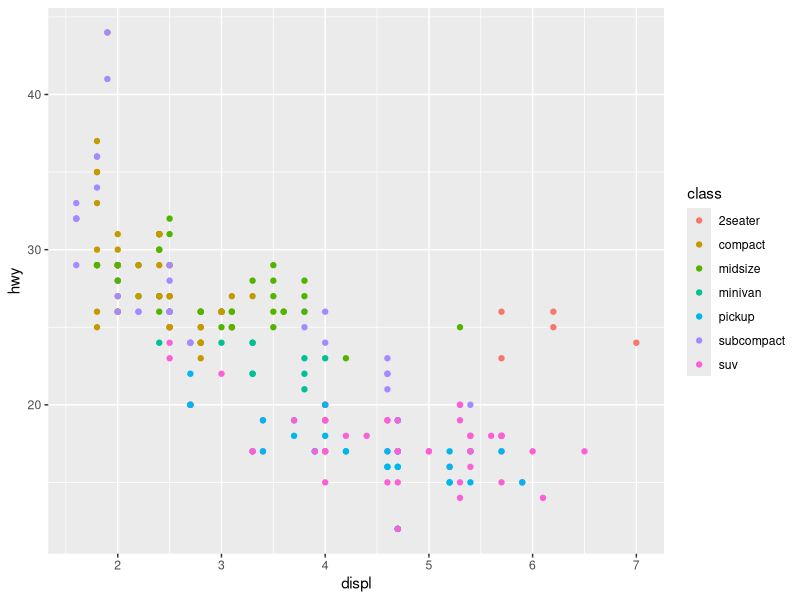
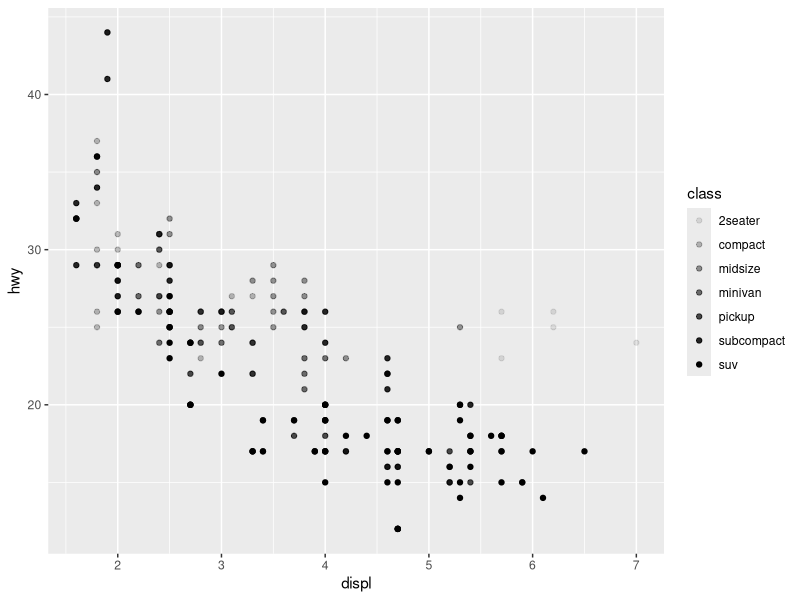
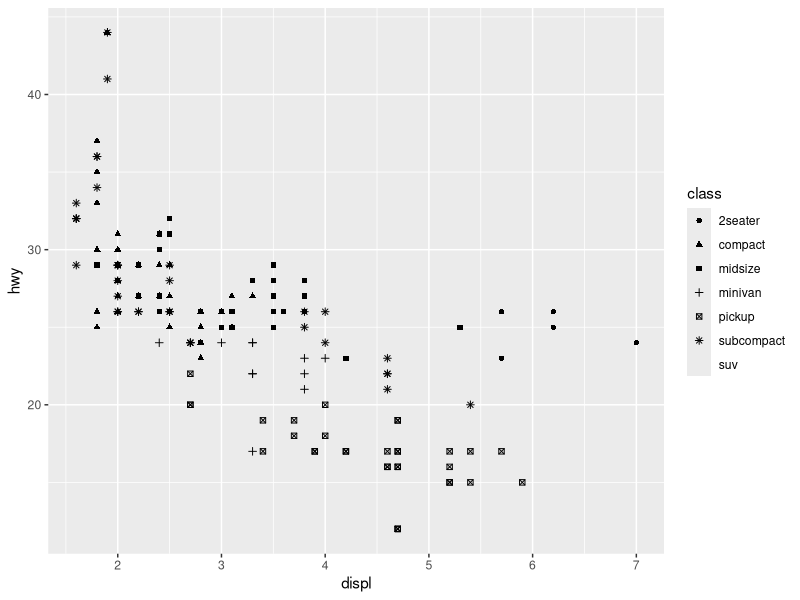
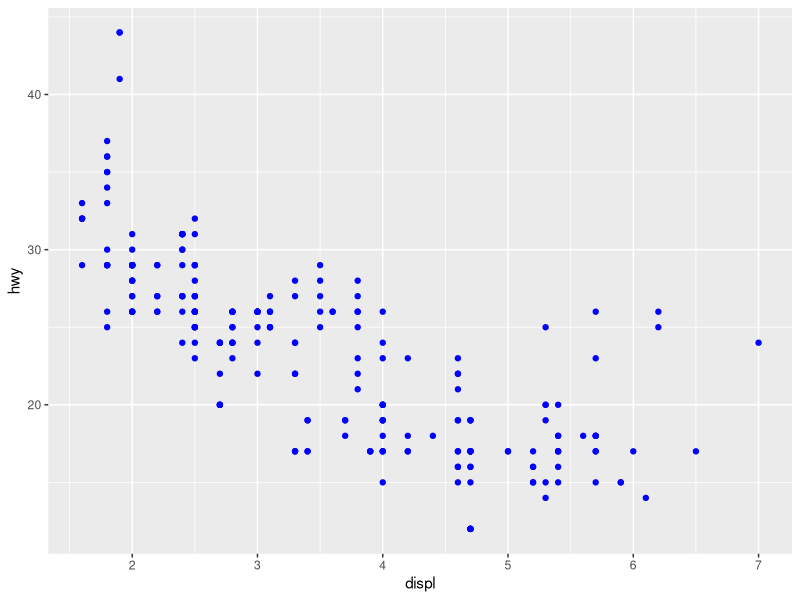

Write R code to recreate these figures, in order.
install.packages("tidyverse")
library(tidyverse)
install.packages(c("nycflights13", "gapminder", "Lahman"))

1 + 2

mpg

ggplot(data = mpg) +
  geom_point(mapping = aes(x = displ, y = hwy, color = class))

ggplot(data = mpg) +
  geom_point(mapping = aes(x = displ, y = hwy, alpha = class))

ggplot(data = mpg) +
  geom_point(mapping = aes(x = displ, y = hwy, shape = class))

ggplot(data = mpg) +
  geom_point(mapping = aes(x = displ, y = hwy), color = "blue")

